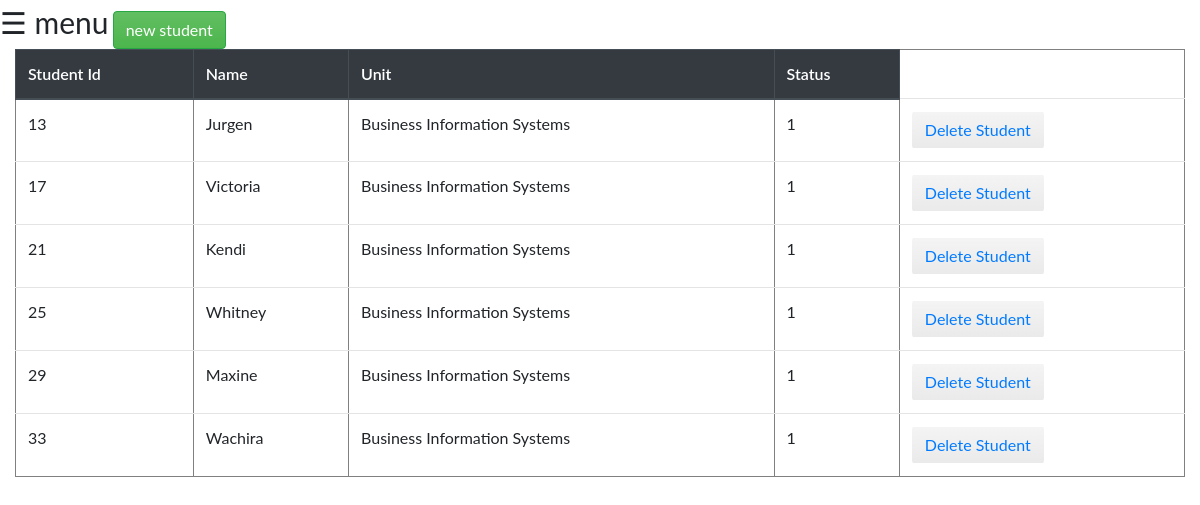
Page /students.php?id=1 on the committed database.
### tables this page shows
CREATE TABLE `st` (
  `ST_ID` int(11) NOT NULL,
  `ST_NAME` varchar(100) NOT NULL,
  `ST_UNIT` int(10) DEFAULT NULL,
  `ST_STATUS` int(11) DEFAULT '1'
);

CREATE TABLE `units` (
  `UNIT_ID` int(11) NOT NULL,
  `UNIT_NAME` varchar(500) NOT NULL,
  `UNIT_CODE` varchar(500) NOT NULL,
  `UNIT_STATUS` int(11) DEFAULT '1'
);

### students.php (the view, shortened to what this page needs)
<!DOCTYPE html>
<html>
<head>
<link rel="stylesheet" type="text/css" href="bootstrap/css/bootstrap.css">
<link rel="stylesheet" type="text/css" href="assets/stylesheets/pages.min.css">
<link href="assets/stylesheets/landerapp.min.css" rel="stylesheet" type="text/css">
<link href="assets/stylesheets/themes.min.css" rel="stylesheet" type="text/css">
<link rel="stylesheet" type="text/css" href="bootstrap/css/nazstyle.css">
<link rel="stylesheet" href="https://maxcdn.bootstrapcdn.com/bootstrap/4.3.1/css/bootstrap.min.css">
</head>
<body>
<span style="font-size:30px;cursor:pointer;" onclick="openNav()">&#9776; menu</span>
<a class="btn btn-success" href="add.php" role="button">new student </a>
<div class="container-fluid">
<?php
    $connection = mysqli_connect("localhost","root","","csc316");
    if(isset($_GET['id'])){
        $query="SELECT * FROM st as a,units as b where a.ST_UNIT=b.UNIT_ID and a.ST_UNIT=".$_GET['id']." and ST_STATUS = 1";
    }
    else{
        $query = "SELECT * FROM st as a,units as b where b.UNIT_ID = a.ST_UNIT  and ST_STATUS = 1";
    }
    echo "<table class='table' border=1><thead class='thead-dark'><tr><th scope='col'>Student Id</th><th scope='col'>Name</th><th scope='col'>Unit</th><th scope='col'>Status</th></thead></tr>";
    $result = mysqli_query($connection,$query);
    if (mysqli_num_rows($result) > 0) {
        while($row = mysqli_fetch_assoc($result)) {
            echo "<tr>";
            echo "<td scope='row'>".$row["ST_ID"]."</td>";
            echo "<td>".$row["ST_NAME"]."</td>";
            echo "<td>".$row["UNIT_NAME"]."</td>";
            echo "<td>".$row["ST_STATUS"]."</td>";
            echo "<td>"
                . "<button class='btn'><a href=deletestudent.php?id=".$row["ST_ID"].">Delete Student</a></button>"
                . "</td>";
            echo "</tr>";
        }
        echo "</table>";
    } else {
        echo "Add Students to unit";
    }
    ?>
</div>
</body>
</html>

### students.php (style rules this page uses)
body { font-family: "Lato", sans-serif; }

### rows in the picture
st: ST_ID "13", ST_NAME "Jurgen", units.UNIT_NAME "Business Information Systems", ST_STATUS "1"
st: ST_ID "17", ST_NAME "Victoria", units.UNIT_NAME "Business Information Systems", ST_STATUS "1"
st: ST_ID "21", ST_NAME "Kendi", units.UNIT_NAME "Business Information Systems", ST_STATUS "1"
st: ST_ID "25", ST_NAME "Whitney", units.UNIT_NAME "Business Information Systems", ST_STATUS "1"
st: ST_ID "29", ST_NAME "Maxine", units.UNIT_NAME "Business Information Systems", ST_STATUS "1"
st: ST_ID "33", ST_NAME "Wachira", units.UNIT_NAME "Business Information Systems", ST_STATUS "1"
